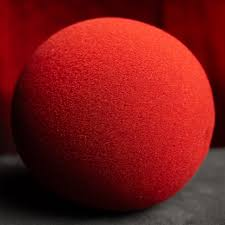
#> input picture images/balle_rouge_2.jpeg, 225 x 225 px
$ python -i balle_rouge.py   (imports and definitions only)
#> lines starting #> are read from the running program, lines starting #| are printed output that depends on the picture; after the words box and inside, x2 and y2 are one past the last pixel; in counts of white or black regions, pixels touching at a corner belong together
#> further down, picture is the input picture: shape (225, 225, 3); mean B, G, R 23.4, 23.6, 122.5
import os

# [1 line not run here, left out]

import cv2
import numpy as np
from picamera2 import Picamera2

CAMERA_INDEX = 0

LABEL = "BALLE ROUGE DETECTEE"
LABEL_COLOR = (0, 255, 0)
BOX_COLOR = (0, 255, 0)


def detect_red_balls(frame):
    hsv = cv2.cvtColor(frame, cv2.COLOR_BGR2HSV)
#> hsv: shape (225, 225, 3); mean H, S, V 86, 205.1, 122.5

    mask1 = cv2.inRange(hsv, np.array((0, 80, 80)), np.array((10, 255, 255)))
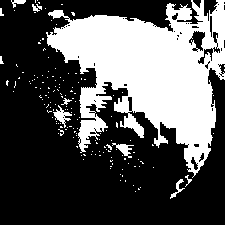
#> mask1: shape (225, 225); 34% white; 158 white regions (148 under 20 px), largest, box (x1, y1, x2, y2) and area: (46, 0, 225, 178) 16318, (53, 105, 72, 128) 159, (112, 143, 134, 158) 131
    mask2 = cv2.inRange(hsv, np.array((170, 80, 80)), np.array((180, 255, 255)))
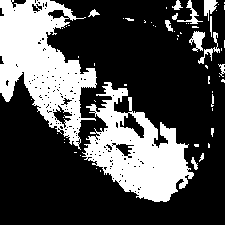
#> mask2: shape (225, 225); 29.6% white; 60 white regions (44 under 20 px), largest, box (x1, y1, x2, y2) and area: (0, 0, 97, 150) 7494, (82, 82, 194, 202) 6331, (189, 31, 205, 52) 185
    mask = cv2.bitwise_or(mask1, mask2)
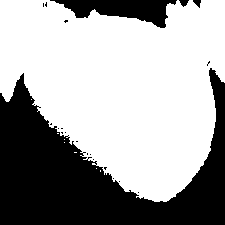
#> mask: shape (225, 225); 63.6% white; 21 black regions (17 under 20 px), largest, box (x1, y1, x2, y2) and area: (0, 68, 225, 225) 16437, (50, 0, 177, 28) 1855, (179, 0, 189, 7) 43, (193, 0, 201, 8) 38

    mask = cv2.morphologyEx(mask, cv2.MORPH_OPEN, np.ones((5, 5), np.uint8))
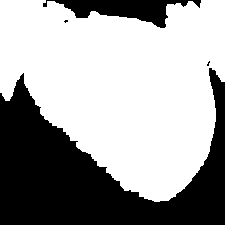
#> mask: shape (225, 225); 63.1% white; 4 black regions (2 under 20 px)

    contours, _ = cv2.findContours(mask, cv2.RETR_EXTERNAL, cv2.CHAIN_APPROX_SIMPLE)
#> contours = 1 contour; box (x1, y1, x2, y2) and area: (0, 0, 225, 202) 31496

    balls = []
    for c in contours:
        area = cv2.contourArea(c)
        if area < 200:
            continue
        x, y, w, h = cv2.boundingRect(c)
        balls.append((x, y, w, h))
#> this loop made 1 pass
#> (area, x, y, w, h) on pass 1: (31496.5, 0, 0, 225, 202)
#> after the loop, balls = [(0, 0, 225, 202)]
    return balls


# [50 lines left out: functions annotate, main, not called in this run]


# [2 lines not run here, left out]

>>> import cv2
>>> picture = cv2.imread('../../images/balle_rouge_2.jpeg')
>>> result = detect_red_balls(picture)
#> result = [(0, 0, 225, 202)]
